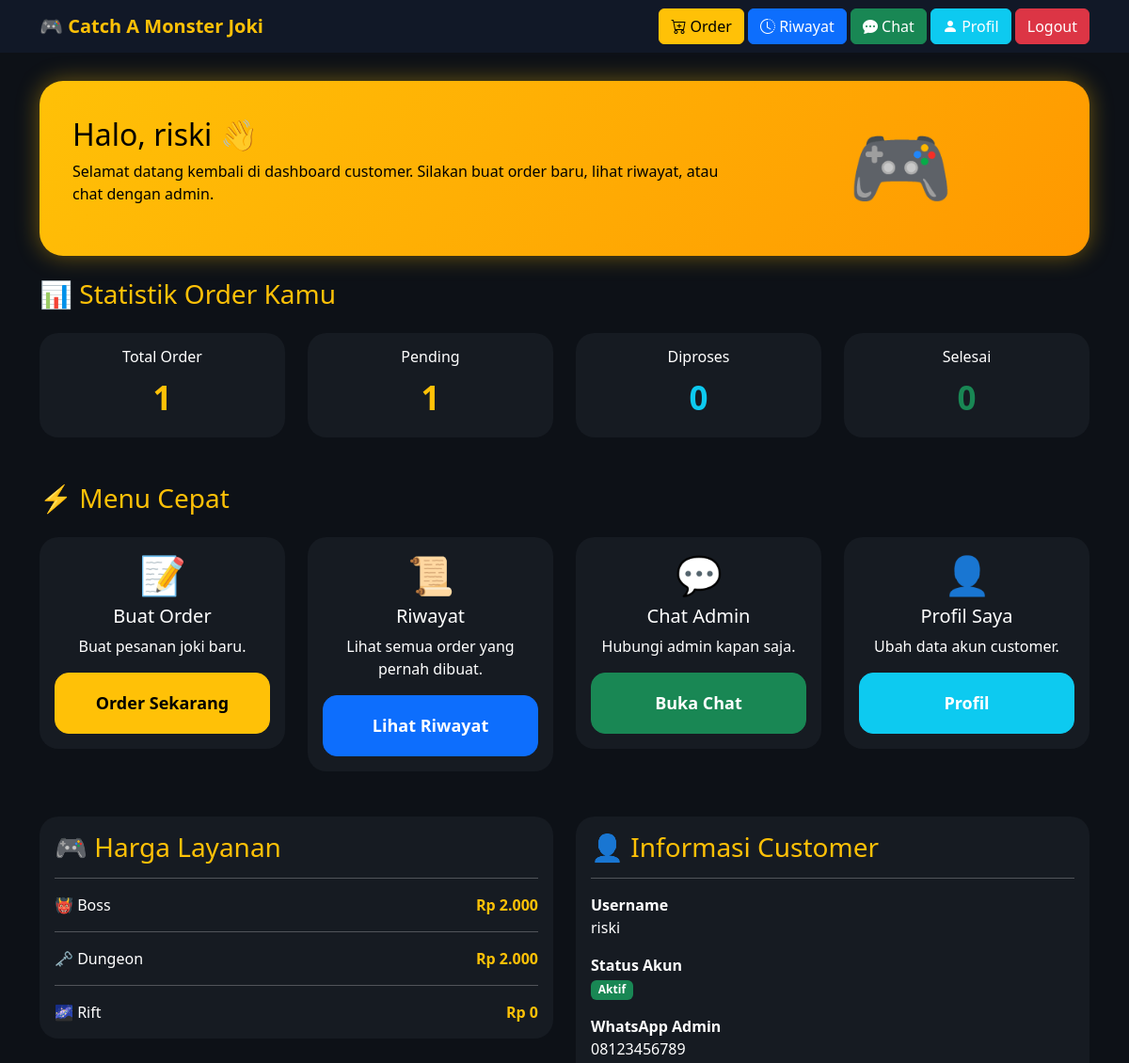
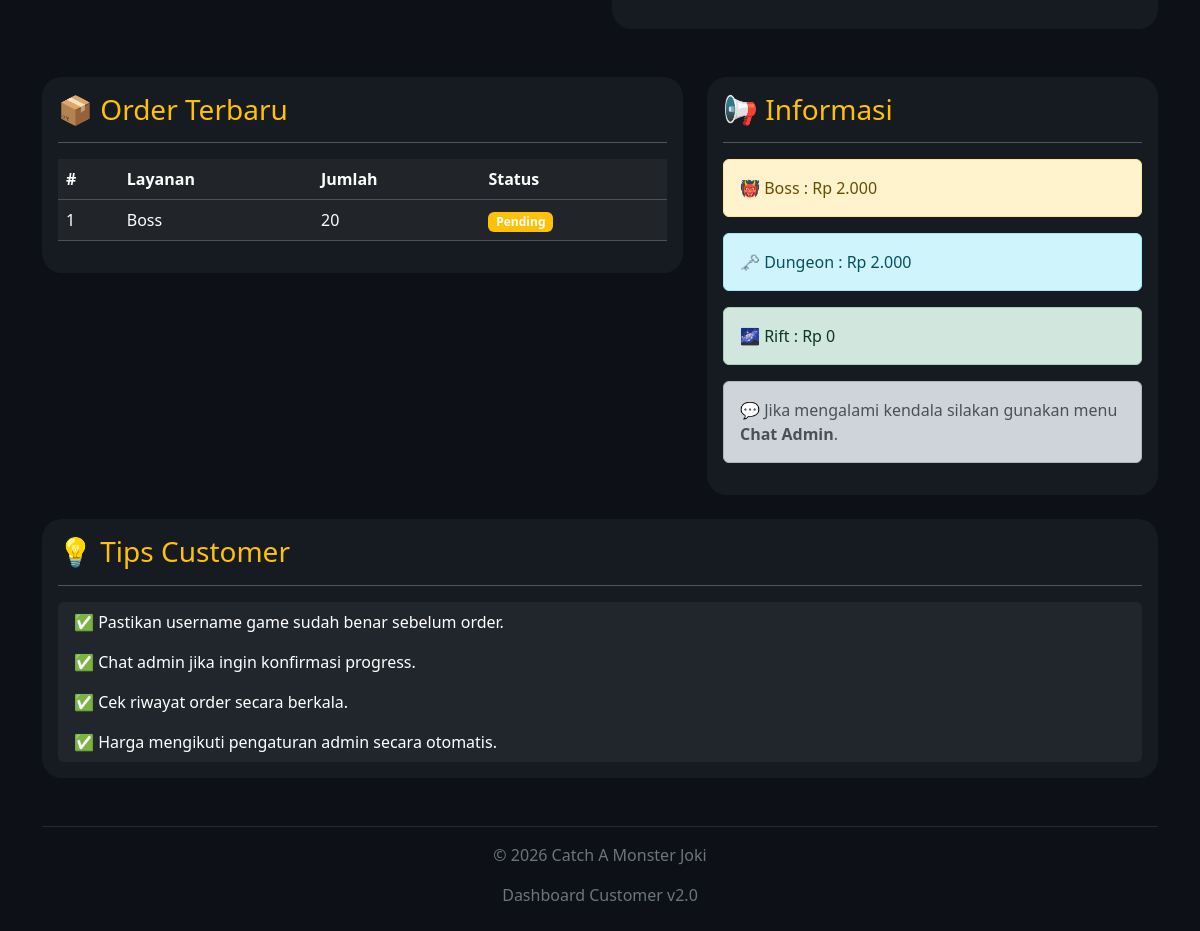
Page /dashboard.php (signed in) on the committed database (2 pictures, top to bottom).
### tables this page shows
CREATE TABLE `pengaturan` (
  `id` int(11) NOT NULL,
  `nama_website` varchar(100) NOT NULL,
  `harga_boss` int(11) NOT NULL DEFAULT 2000,
  `harga_dungeon` int(11) NOT NULL DEFAULT 2000,
  `harga_rift` int(11) NOT NULL DEFAULT 5000,
  `wa_admin` varchar(20) NOT NULL
);

CREATE TABLE `orders` (
  `id` int(11) NOT NULL,
  `user_id` int(11) NOT NULL,
  `nama_customer` varchar(100) DEFAULT NULL,
  `wa` varchar(20) DEFAULT NULL,
  `nickname` varchar(100) DEFAULT NULL,
  `uid` varchar(100) DEFAULT NULL,
  `jenis_joki` enum('Boss','Dungeon','Rift') DEFAULT NULL,
  `jumlah` int(11) DEFAULT NULL,
  `harga` int(11) DEFAULT NULL,
  `total` int(11) DEFAULT NULL,
  `catatan` text DEFAULT NULL,
  `status` enum('Pending','Diproses','Selesai') DEFAULT 'Pending',
  `tanggal` timestamp NOT NULL DEFAULT current_timestamp()
);

### dashboard.php (the view, shortened to what this page needs)
<?php
include "koneksi.php";
$id=$_SESSION['id'];
$total=mysqli_num_rows(mysqli_query($conn,"SELECT * FROM orders WHERE user_id='$id'"));
$pending=mysqli_num_rows(mysqli_query($conn,"SELECT * FROM orders WHERE user_id='$id' AND status='Pending'"));
$diproses=mysqli_num_rows(mysqli_query($conn,"SELECT * FROM orders WHERE user_id='$id' AND status='Diproses'"));
$selesai=mysqli_num_rows(mysqli_query($conn,"SELECT * FROM orders WHERE user_id='$id' AND status='Selesai'"));
$setting=mysqli_fetch_assoc(mysqli_query($conn,"SELECT * FROM pengaturan WHERE id='1'"));
?>
<!DOCTYPE html>
<html lang="id">
<head>
<link href="https://cdn.jsdelivr.net/npm/bootstrap@5.3.3/dist/css/bootstrap.min.css" rel="stylesheet">
<link href="https://cdn.jsdelivr.net/npm/bootstrap-icons@1.11.3/font/bootstrap-icons.css" rel="stylesheet">
</head>
<body>
<nav class="navbar navbar-dark">
<div class="container">
<a class="navbar-brand text-warning fw-bold">
🎮 <?= $setting['nama_website']; ?>
</a>
<div>
<a href="order.php" class="btn btn-warning">
<i class="bi bi-cart-plus"></i>
Order
</a>
<a href="riwayat.php" class="btn btn-primary">
<i class="bi bi-clock-history"></i>
Riwayat
</a>
<a href="chat_customer.php" class="btn btn-success">
<i class="bi bi-chat-dots-fill"></i>
Chat
</a>
<a href="setting_customer.php" class="btn btn-info text-white">
<i class="bi bi-person-fill"></i>
Profil
</a>
<a href="logout.php" class="btn btn-danger">
Logout
</a>
</div>
</div>
</nav>
<div class="container">
<div class="banner">
<div class="row align-items-center">
<div class="col-md-8">
<h2>
Halo,
<?= $_SESSION['username']; ?>
👋
</h2>
<p>
Selamat datang kembali di dashboard customer.
Silakan buat order baru, lihat riwayat, atau chat dengan admin.
</p>
</div>
<div class="col-md-4 text-center">
<h1 style="font-size:90px">
🎮
</h1>
</div>
</div>
</div>
<br>
<h3 class="text-warning mb-4">
📊 Statistik Order Kamu
</h3>
<div class="row">
<div class="col-md-3 mb-4">
<div class="card">
<div class="card-body text-center">
<h6>Total Order</h6>
<div class="stat">
<?= $total ?>
</div>
</div>
</div>
</div>
<div class="col-md-3 mb-4">
<div class="card">
<div class="card-body text-center">
<h6>Pending</h6>
<div class="stat text-warning">
<?= $pending ?>
</div>
</div>
</div>
</div>
<div class="col-md-3 mb-4">
<div class="card">
<div class="card-body text-center">
<h6>Diproses</h6>
<div class="stat text-info">
<?= $diproses ?>
</div>
</div>
</div>
</div>
<div class="col-md-3 mb-4">
<div class="card">
<div class="card-body text-center">
<h6>Selesai</h6>
<div class="stat text-success">
<?= $selesai ?>
</div>
</div>
</div>
</div>
</div>
<h3 class="text-warning mt-4 mb-4">
⚡ Menu Cepat
</h3>
<div class="row">
<div class="col-md-3 mb-4">
<div class="card">
<div class="card-body text-center">
<h1>📝</h1>
<h5>Buat Order</h5>
<p>Buat pesanan joki baru.</p>
<a href="order.php" class="btn btn-warning quick-btn w-100">
Order Sekarang
</a>
</div>
</div>
</div>
<div class="col-md-3 mb-4">
<div class="card">
<div class="card-body text-center">
<h1>📜</h1>
<h5>Riwayat</h5>
<p>Lihat semua order yang pernah dibuat.</p>
<a href="riwayat.php" class="btn btn-primary quick-btn w-100">
Lihat Riwayat
</a>
</div>
</div>
</div>
<div class="col-md-3 mb-4">
<div class="card">
<div class="card-body text-center">
<h1>💬</h1>
<h5>Chat Admin</h5>
<p>Hubungi admin kapan saja.</p>
<a href="chat_customer.php" class="btn btn-success quick-btn w-100">
Buka Chat
</a>
</div>
</div>
</div>
<div class="col-md-3 mb-4">
<div class="card">
<div class="card-body text-center">
<h1>👤</h1>
<h5>Profil Saya</h5>
<p>Ubah data akun customer.</p>
<a href="setting_customer.php" class="btn btn-info text-white quick-btn w-100">
Profil
</a>
</div>
</div>
</div>
</div>
<div class="row mt-4">
<div class="col-md-6 mb-4">
<div class="card">
<div class="card-body">
<h3 class="text-warning">
🎮 Harga Layanan
</h3>
<hr>
<div class="d-flex justify-content-between">
<span>👹 Boss</span>
<b class="text-warning">
Rp <?= number_format($setting['harga_boss'],0,",","."); ?>
</b>
</div>
<hr>
<div class="d-flex justify-content-between">
<span>🗝️ Dungeon</span>
<b class="text-warning">
Rp <?= number_format($setting['harga_dungeon'],0,",","."); ?>
</b>
</div>
<hr>
<div class="d-flex justify-content-between">
<span>🌌 Rift</span>
<b class="text-warning">
Rp <?= number_format($setting['harga_rift'],0,",","."); ?>
</b>
</div>
</div>
</div>
</div>
<div class="col-md-6 mb-4">
<div class="card">
<div class="card-body">
<h3 class="text-warning">
👤 Informasi Customer
</h3>
<hr>
<p>
<b>Username</b>
<br>
<?= $_SESSION['username']; ?>
</p>
<p>
<b>Status Akun</b>
<br>
<span class="badge bg-success">
Aktif
</span>
</p>
<p>
<b>WhatsApp Admin</b>
<br>
<?= $setting['wa_admin']; ?>
</p>
</div>
</div>
</div>
</div>
<br>
<div class="row">
<div class="col-md-7 mb-4">
<div class="card">
<div class="card-body">
<h3 class="text-warning">
📦 Order Terbaru
</h3>
<hr>
<?php
$order=mysqli_query($conn,"
SELECT *
FROM orders
WHERE user_id='$id'
ORDER BY id DESC
LIMIT 5
");
if(mysqli_num_rows($order)>0){
?>
<div class="table-responsive">
<table class="table table-dark table-hover align-middle">
<thead>
<tr>
<th>#</th>
<th>Layanan</th>
<th>Jumlah</th>
<th>Status</th>
</tr>
</thead>
<tbody>
<?php
while($o=mysqli_fetch_assoc($order)){
?>
<tr>
<td><?= $o['id']; ?></td>
<td><?= $o['jenis_joki']; ?></td>
<td><?= $o['jumlah']; ?></td>
<td>
<?php
if($o['status']=="Pending"){
echo '<span class="badge bg-warning">Pending</span>';
}elseif($o['status']=="Diproses"){
echo '<span class="badge bg-info">Diproses</span>';
}else{
echo '<span class="badge bg-success">Selesai</span>';
}
?>
</td>
</tr>
<?php
}
?>
</tbody>
</table>
</div>
<?php
}else{
?>
<div class="alert alert-secondary">
Belum ada order.
</div>
<?php
}
?>
</div>
</div>
</div>
<div class="col-md-5 mb-4">
<div class="card">
<div class="card-body">
<h3 class="text-warning">
📢 Informasi
</h3>
<hr>
<div class="alert alert-warning">
👹 Boss :
Rp <?= number_format($setting['harga_boss'],0,",","."); ?>
</div>
<div class="alert alert-info">
🗝️ Dungeon :
Rp <?= number_format($setting['harga_dungeon'],0,",","."); ?>
</div>
<div class="alert alert-success">
🌌 Rift :
Rp <?= number_format($setting['harga_rift'],0,",","."); ?>
</div>
<div class="alert alert-dark">
💬 Jika mengalami kendala silakan gunakan menu
<b>Chat Admin</b>.
</div>
</div>
</div>
</div>
</div>
<div class="card mb-4">
<div class="card-body">
<h3 class="text-warning">
💡 Tips Customer
</h3>
<hr>
<ul class="list-group">
<li class="list-group-item">
✅ Pastikan username game sudah benar sebelum order.
</li>
<li class="list-group-item">
✅ Chat admin jika ingin konfirmasi progress.
</li>
<li class="list-group-item">
✅ Cek riwayat order secara berkala.
</li>
<li class="list-group-item">
✅ Harga mengikuti pengaturan admin secara otomatis.
</li>
</ul>
</div>
</div>
<footer class="text-center text-secondary mt-5 mb-4">
<hr>
<p>
© 2026 <?= $setting['nama_website']; ?>
</p>
<p>
Dashboard Customer v2.0
</p>
</footer>
</div>
</body>
</html>

### dashboard.php (style rules this page uses)
body { background:#0d1117; color:white; }
.navbar { background:#111827; }
.banner { background:linear-gradient(135deg,#ffc107,#ff9800); border-radius:25px; padding:35px; color:#000; margin-top:30px; box-shadow:0 0 25px rgba(255,193,7,.4); }
.card { background:#161b22; border:none; border-radius:20px; color:white; transition:.3s; }
.stat { font-size:35px; font-weight:bold; color:#ffc107; }
.quick-btn { padding:18px; font-size:18px; font-weight:bold; border-radius:15px; }
.list-group-item { background:#21262d; color:white; border:none; }

### rows in the picture
pengaturan: nama_website "Catch A Monster Joki", harga_boss "2.000", harga_dungeon "2.000", harga_rift "0", wa_admin "08123456789"
orders: id "1", jenis_joki "Boss", jumlah "20", status "Pending"

### other values in the picture
$_SESSION['username'] "riski"
$total "1"
$pending "1"
$diproses "0"
$selesai "0"
